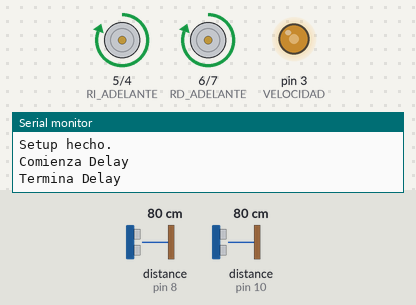
This sketch was run on a simulated Arduino Uno, built with avr-gcc and run on an emulated ATmega328P. Parts: motor-driver pin pairs drawn as motors (green arrow = first pin HIGH = forward, orange = second pin HIGH = backward, longer = more drive), output pins drawn as LEDs (lit = HIGH), the last lines printed to the serial monitor. Wiring (inferred from the names in the program): ultrasonic range finder: trigger pin 9; echo pin 8. The test bench sets the inputs (shaded band); at power-on: distance to the obstacle (sensors on pin 8, pin 10) 80 cm. The echo pulse lasts 58.3 µs per cm; pins used as bus, display or sensor lines are not drawn.

Above: at 3.2 s.
3.3 s: distance to the obstacle (sensor on pin 8) set to 2 cm
At 4.1 s:
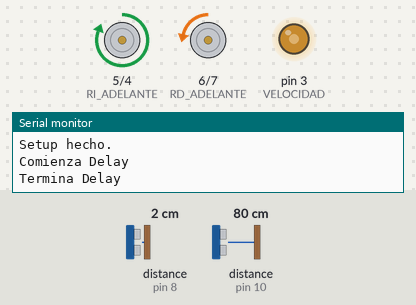
6.3 s: distance to the obstacle (sensor on pin 10) set to 2 cm
At 6.9 s:
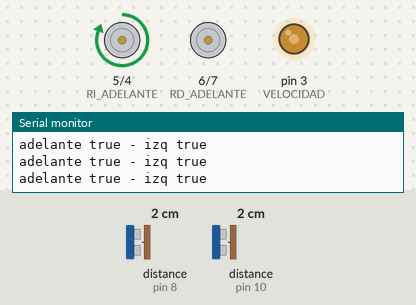
9.3 s: distance to the obstacle (sensor on pin 8) set to 8 cm
12.3 s: distance to the obstacle (sensor on pin 8) set to 11 cm
15.3 s: distance to the obstacle (sensor on pin 10) set to 4 cm
18.3 s: distance to the obstacle (sensor on pin 10) set to 7 cm
At 18.8 s:
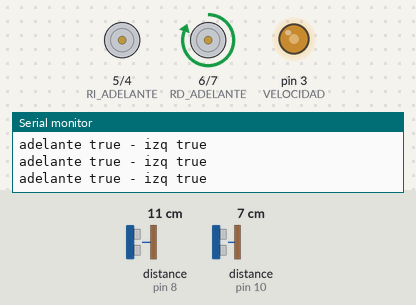
Timing chart, 0 to 21.3 s (numbered marks = the images above; inputs shaded):
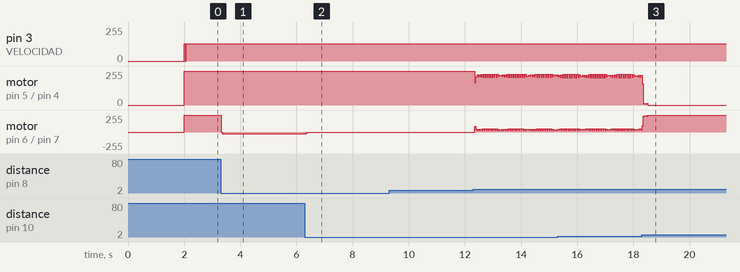

The sketch:

main.ino
```cpp
#include "cortadora.cpp"

CortadoraClass cortadora;

void setup(){
  Serial.begin(9600);
  cortadora.init();

  Serial.println("Comienza Delay");
  delay(2000);
  Serial.println("Termina Delay");
}

void loop(){
  if(cortadora.tiene_posicion_inicial == false){
    cortadora.detectar_posicion_inicial();
  } else {
    if (cortadora.busca_contorno == true){
      cortadora.recorrer_contorno();
    }
  }
};
```

cortadora.cpp
```cpp
#include "Arduino.h"
#include "Libraries/eFLL/FuzzyRule.h"
#include "Libraries/eFLL/FuzzyComposition.h"
#include "Libraries/eFLL/Fuzzy.h"
#include "Libraries/eFLL/FuzzyRuleConsequent.h"
#include "Libraries/eFLL/FuzzyOutput.h"
#include "Libraries/eFLL/FuzzyInput.h"
#include "Libraries/eFLL/FuzzyIO.h"
#include "Libraries/eFLL/FuzzySet.h"
#include "Libraries/eFLL/FuzzyRuleAntecedent.h"

class CortadoraClass{
  private:
    //Ruedas izquierda - derecha
    int RD_ATRAS;
    int RD_ADELANTE;
    int RI_ATRAS;
    int RI_ADELANTE;
    int VELOCIDAD;

    // Ultrasonido izquierdo - derecho
    int US_ADELANTE_TRIG;
    int US_ADELANTE_ECHO;
    int US_IZQ_TRIG;
    int US_IZQ_ECHO;


  public:
    bool tiene_posicion_inicial;
    bool busca_contorno;
    bool encontro_pared;
    unsigned long time;

  void init(){
    Serial.println("Comenzando...");
    tiene_posicion_inicial = false;
    busca_contorno = false;
    encontro_pared = false;

    RI_ATRAS = 4;
    RI_ADELANTE = 5;
    RD_ADELANTE = 6;
    RD_ATRAS = 7;
    US_ADELANTE_ECHO = 8;
    US_ADELANTE_TRIG = 9;
    US_IZQ_ECHO = 10;
    US_IZQ_TRIG = 11;
    VELOCIDAD = 3;

    // declaracion de pines dentro de arduino
    pinMode(RI_ATRAS,OUTPUT);
    pinMode(RI_ADELANTE,OUTPUT);
    pinMode(RD_ATRAS,OUTPUT);
    pinMode(RD_ADELANTE,OUTPUT);
    pinMode(US_ADELANTE_TRIG, OUTPUT);
    pinMode(US_ADELANTE_ECHO, INPUT);
    pinMode(US_IZQ_TRIG, OUTPUT);
    pinMode(US_IZQ_ECHO, INPUT);
    pinMode(VELOCIDAD,OUTPUT);

    //Estados iniciales de pines
    digitalWrite(RI_ATRAS, LOW);
    digitalWrite(RI_ADELANTE, LOW);
    digitalWrite(RD_ATRAS, LOW);
    digitalWrite(RD_ADELANTE, LOW);
    digitalWrite(US_ADELANTE_TRIG, LOW);
    digitalWrite(US_IZQ_TRIG, LOW);

    Serial.println("Setup hecho.");
  }

  void girar_izq(){
    digitalWrite(RI_ADELANTE, LOW);
    digitalWrite(RI_ATRAS, HIGH);
    digitalWrite(RD_ATRAS, LOW);
    digitalWrite(RD_ADELANTE, HIGH);
    // Serial.println("Gira izq");
    analogWrite(VELOCIDAD,130);
  }

  void girar_der(){
    analogWrite(VELOCIDAD,0);
    digitalWrite(RI_ADELANTE, HIGH);
    digitalWrite(RI_ATRAS, LOW);
    digitalWrite(RD_ATRAS, HIGH);
    digitalWrite(RD_ADELANTE, LOW);
    // Serial.println("gira derecha");
    analogWrite(VELOCIDAD,130);
  }

  void corregir_izq(){
    analogWrite(VELOCIDAD,0);
    digitalWrite(RI_ADELANTE, LOW);
    digitalWrite(RI_ATRAS, LOW);
    digitalWrite(RD_ATRAS, LOW);
    digitalWrite(RD_ADELANTE, HIGH);
    // Serial.println("corrige izq");
    analogWrite(VELOCIDAD,130);
  }

  void corregir_der(){
    analogWrite(VELOCIDAD,0);
    digitalWrite(RI_ADELANTE, HIGH);
    digitalWrite(RI_ATRAS, LOW);
    digitalWrite(RD_ATRAS, LOW);
    digitalWrite(RD_ADELANTE, LOW);
    // Serial.println("corrige derecha");
    analogWrite(VELOCIDAD,130);

  }

  void mover_adelante(){
    analogWrite(VELOCIDAD,0);
    digitalWrite(RI_ADELANTE, HIGH);
    digitalWrite(RI_ATRAS, LOW);
    digitalWrite(RD_ATRAS, LOW);
    digitalWrite(RD_ADELANTE, HIGH);
    // Serial.println("adelante");
    analogWrite(VELOCIDAD,130);
  }

  void mover_atras(){
    analogWrite(VELOCIDAD,0);

    digitalWrite(RI_ADELANTE, LOW);
    digitalWrite(RI_ATRAS, HIGH);
    digitalWrite(RD_ATRAS, HIGH);
    digitalWrite(RD_ADELANTE, LOW);
    // Serial.println("atras");
    analogWrite(VELOCIDAD,130);
  }

  bool hay_obstaculo(int trig, int echo){
    long distancia;
    long tiempo;

    digitalWrite(trig,LOW); /* Por cuestión de estabilización del sensor*/
    delayMicroseconds(2);
    digitalWrite(trig, HIGH); /* envío del pulso ultrasónico*/
    delayMicroseconds(10);
    digitalWrite(trig,LOW);

    /* Función para medir la longitud del pulso entrante. Mide el tiempo que transcurrido entre el envío del pulso ultrasónico y cuando el sensor recibe el rebote*/
    tiempo=pulseIn(echo, HIGH);

    /*fórmula para calcular la distancia obteniendo un valor entero*/
    distancia= int((tiempo/2)/29);

    // Serial.print("Distancia ");
    // Serial.print(distancia);
    // Serial.print(" cm - Pin echo: ");
    // Serial.println(echo);

    if(distancia<6){
      // Serial.println("muy cerca");
      corregir_der();
      return true;
    }
    else{
      if(distancia>=6 and distancia<=8){
        // Serial.println("Ok");
        return true;
      }
      else{
        if(distancia>8 and distancia<=10){
          // Serial.println("Lejos");
          corregir_izq();
          return true;
        }
        else{
          return false;
        }
      }
    }
  }

 void detectar_posicion_inicial(){
    if(hay_obstaculo(US_ADELANTE_TRIG, US_ADELANTE_ECHO) == true and hay_obstaculo(US_IZQ_TRIG, US_IZQ_ECHO) == true){
      // Serial.println("Guarda pos inicial");
      tiene_posicion_inicial = true;
      busca_contorno = true;
      }else{
        if(hay_obstaculo(US_ADELANTE_TRIG, US_ADELANTE_ECHO) == true){
          girar_der();
        }
        else{
          mover_adelante();
        }
      }
    }

  void recorrer_contorno(){

    if(hay_obstaculo(US_ADELANTE_TRIG, US_ADELANTE_ECHO) == true and hay_obstaculo(US_IZQ_TRIG, US_IZQ_ECHO) == true){
      encontro_pared = false;
      Serial.println("adelante true - izq true");
      girar_der();
    }

    if(hay_obstaculo(US_ADELANTE_TRIG, US_ADELANTE_ECHO) == true and hay_obstaculo(US_IZQ_TRIG, US_IZQ_ECHO) == false){
      Serial.println("adelante true - izq false");
      girar_der();
    }
    else{
      if(hay_obstaculo(US_IZQ_TRIG, US_IZQ_ECHO) == false and encontro_pared == true){
        Serial.println("izq false - pared true");
        mover_adelante();
        girar_izq();
        mover_adelante();
      }
    }

    if(hay_obstaculo(US_ADELANTE_TRIG, US_ADELANTE_ECHO) == false and hay_obstaculo(US_IZQ_TRIG, US_IZQ_ECHO) == true){
      Serial.println("adelante false - izq true");
      encontro_pared = true;
      mover_adelante();
    }

    if(hay_obstaculo(US_ADELANTE_TRIG, US_ADELANTE_ECHO) == false and hay_obstaculo(US_IZQ_TRIG, US_IZQ_ECHO) == false){
      Serial.println("adelante false - izq false");
      mover_adelante();
    }
  }
};
```

Measured:
- the behaviour switches between 5 and 6 cm on distance to the obstacle (sensor on pin 10) (found by bisection; images 2 and 3)
- after the input at 3.3 s, motor on pin 6 (RD_ADELANTE) / pin 7 (RD_ATRAS): forward 255/255 → backward 29/255 at once
- after the input at 6.3 s, motor on pin 6 (RD_ADELANTE) / pin 7 (RD_ATRAS): backward 29/255 → stopped after 0.05 s
